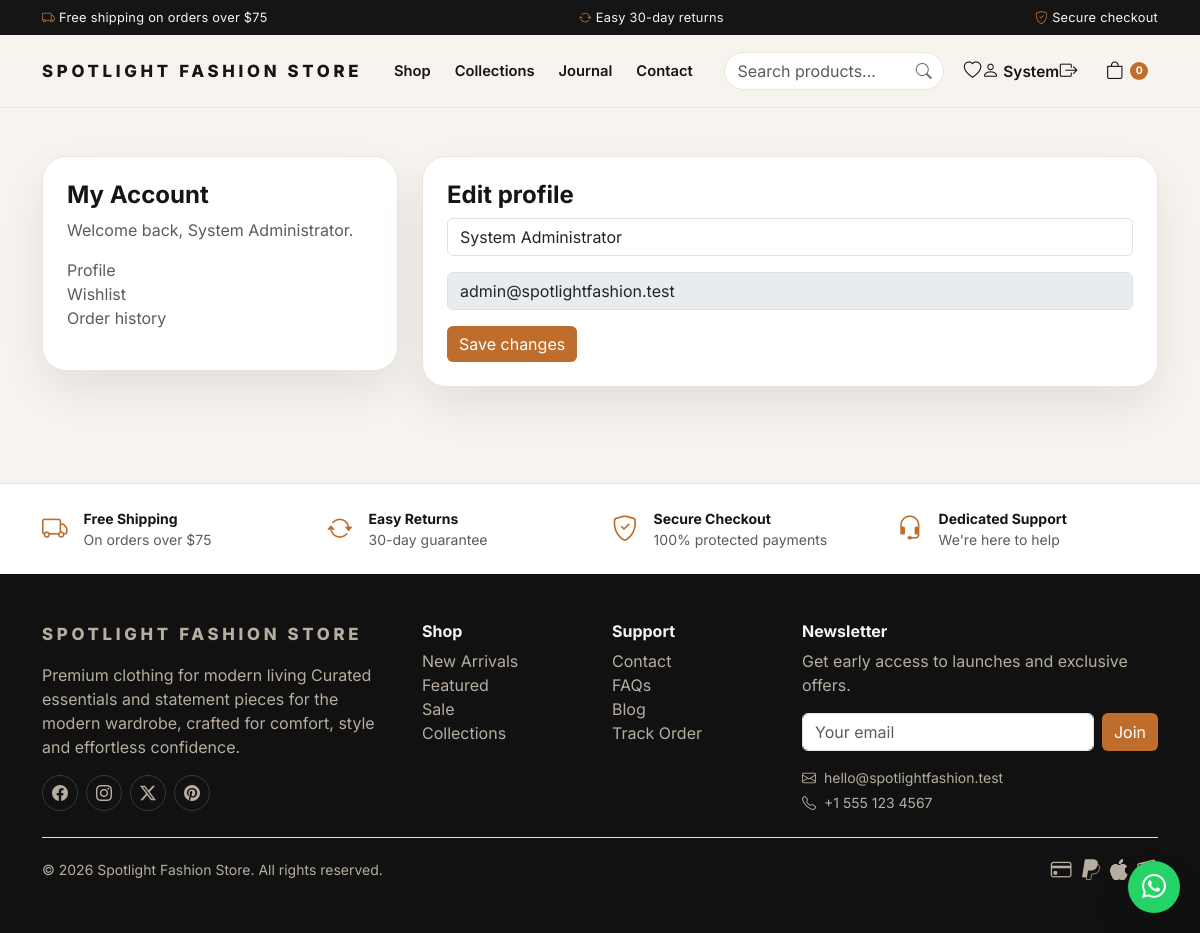
/User/profile.php (signed in), run on the app's committed database.
### tables this page shows
CREATE TABLE IF NOT EXISTS settings (
    id INT UNSIGNED AUTO_INCREMENT PRIMARY KEY,
    setting_key VARCHAR(100) NOT NULL UNIQUE,
    setting_value TEXT NULL,
    created_at TIMESTAMP DEFAULT CURRENT_TIMESTAMP,
    updated_at TIMESTAMP DEFAULT CURRENT_TIMESTAMP ON UPDATE CURRENT_TIMESTAMP,
    INDEX idx_setting_key (setting_key)
);

CREATE TABLE IF NOT EXISTS users (
    id INT UNSIGNED AUTO_INCREMENT PRIMARY KEY,
    full_name VARCHAR(150) NOT NULL,
    email VARCHAR(180) NOT NULL UNIQUE,
    password_hash VARCHAR(255) NOT NULL,
    role ENUM('admin','customer') NOT NULL DEFAULT 'customer',
    is_active TINYINT(1) DEFAULT 1,
    email_verified TINYINT(1) DEFAULT 0,
    created_at TIMESTAMP DEFAULT CURRENT_TIMESTAMP,
    updated_at TIMESTAMP DEFAULT CURRENT_TIMESTAMP ON UPDATE CURRENT_TIMESTAMP,
    INDEX idx_users_email (email)
);

### Includes/functions.php (called while the page is built, shortened)
<?php
function db(): PDO {
    static $pdo = null;
    if ($pdo instanceof PDO) {
        return $pdo;
    }
    $dsn = 'mysql:host=' . DB_HOST . ';port=' . DB_PORT . ';dbname=' . DB_NAME . ';charset=utf8mb4';
    try {
        $pdo = new PDO($dsn, DB_USER, DB_PASS, [
            PDO::ATTR_ERRMODE => PDO::ERRMODE_EXCEPTION,
            PDO::ATTR_DEFAULT_FETCH_MODE => PDO::FETCH_ASSOC,
            PDO::ATTR_EMULATE_PREPARES => false,
        ]);
        return $pdo;
    } catch (PDOException $exception) {
        throw new RuntimeException('Database connection failed: ' . $exception->getMessage());
    }
}
function e(string $value): string {
    return htmlspecialchars($value, ENT_QUOTES, 'UTF-8');
}
function get_setting(string $key, string $default = ''): string {
    try {
        $stmt = db()->prepare('SELECT setting_value FROM settings WHERE setting_key = ? LIMIT 1');
        $stmt->execute([$key]);
        $row = $stmt->fetch();
        return $row['setting_value'] ?? $default;
    } catch (Throwable $exception) {
        return $default;
    }
}
function get_cart_count(): int {
    return isset($_SESSION['cart']) ? count($_SESSION['cart']) : 0;
}

### User/profile.php (the view, shortened to what this page needs)
<?php
require_once __DIR__ . '/../Includes/header.php';
$userId = (int) $_SESSION['user_id'];
$profile = db()->prepare('SELECT full_name, email, created_at FROM users WHERE id = ? LIMIT 1');
$profile->execute([$userId]);
$user = $profile->fetch();
?>
<section class="container py-5">
    <div class="row g-4">
        <div class="col-lg-4">
            <div class="section-card p-4">
                <h4 class="fw-bold">My Account</h4>
                <p class="text-muted">Welcome back, <?php echo e($user['full_name'] ?? 'guest'); ?>.</p>
                <ul class="list-unstyled text-muted">
                    <li><a href="profile.php">Profile</a></li>
                    <li><a href="wishlist.php">Wishlist</a></li>
                    <li><a href="orders.php">Order history</a></li>
                </ul>
            </div>
        </div>
        <div class="col-lg-8">
            <div class="section-card p-4">
                <h4 class="fw-bold">Edit profile</h4>
                <form method="post">
                    <div class="mb-3"><input class="form-control" name="name" value="<?php echo e($user['full_name'] ?? ''); ?>" required></div>
                    <div class="mb-3"><input class="form-control" value="<?php echo e($user['email'] ?? ''); ?>" disabled></div>
                    <button class="btn btn-accent" type="submit">Save changes</button>
                </form>
            </div>
        </div>
    </div>
</section>
<?php require_once __DIR__ . '/../Includes/footer.php'; ?>

### Includes/header.php (shortened to what this page needs)
<?php
require_once __DIR__ . '/functions.php';
$cartCount = get_cart_count();
$siteName = get_setting('site_name', SITE_NAME);
$siteTagline = get_setting('site_tagline', 'Premium fashion for modern living.');
$currentPage = basename($_SERVER['SCRIPT_NAME']);
$navLinks = [
    'shop.php' => 'Shop',
    'index.php#collections' => 'Collections',
    'index.php#blog' => 'Journal',
    'index.php#contact' => 'Contact',
];
?><!DOCTYPE html>
<html lang="en">
<head>
    <link rel="stylesheet" href="https://cdn.jsdelivr.net/npm/bootstrap@5.3.3/dist/css/bootstrap.min.css">
    <link rel="stylesheet" href="https://cdn.jsdelivr.net/npm/bootstrap-icons@1.11.3/font/bootstrap-icons.css">
    <link rel="stylesheet" href="<?php echo ASSET_URL; ?>css/style.css">
</head>
<body>
<div class="announce-bar">
    <div class="container d-flex justify-content-center justify-content-md-between align-items-center flex-wrap gap-1 py-2">
        <span class="d-none d-md-inline"><i class="bi bi-truck me-1"></i>Free shipping on orders over $75</span>
        <span><i class="bi bi-arrow-repeat me-1"></i>Easy 30-day returns</span>
        <span class="d-none d-md-inline"><i class="bi bi-shield-check me-1"></i>Secure checkout</span>
    </div>
</div>
<header class="topbar">
    <div class="container py-3 d-flex justify-content-between align-items-center gap-3">
        <a class="brand" href="<?php echo BASE_URL; ?>">
            <?php echo e($siteName); ?>
        </a>
        <nav class="d-none d-lg-flex gap-4 align-items-center main-nav">
            <?php foreach ($navLinks as $href => $label): ?>
                <a href="<?php echo BASE_URL . $href; ?>" class="<?php echo (strpos($href, '#') === false && $currentPage === $href) ? 'active' : ''; ?>"><?php echo e($label); ?></a>
            <?php endforeach; ?>
        </nav>
        <div class="d-flex align-items-center gap-1 gap-md-2">
            <form class="search-form d-none d-md-flex" action="<?php echo BASE_URL; ?>shop.php" method="get" role="search">
                <input class="form-control" type="search" name="q" placeholder="Search products…" aria-label="Search products">
                <button type="submit" aria-label="Search"><i class="bi bi-search"></i></button>
            </form>
            <a class="icon-btn d-none d-sm-inline-flex" href="<?php echo BASE_URL; ?>User/wishlist.php" aria-label="Wishlist" title="Wishlist"><i class="bi bi-heart"></i></a>
            <a class="icon-btn" href="<?php echo isset($_SESSION['user_id']) ? BASE_URL . 'User/profile.php' : BASE_URL . 'login.php'; ?>" aria-label="Account" title="Account">
                <i class="bi bi-person"></i>
                <span class="d-none d-lg-inline ms-1 small fw-semibold"><?php echo isset($_SESSION['user_name']) ? e(explode(' ', $_SESSION['user_name'])[0]) : 'Account'; ?></span>
            </a>
            <?php if (isset($_SESSION['user_id'])): ?>
                <a class="icon-btn d-none d-sm-inline-flex" href="<?php echo BASE_URL; ?>logout.php" aria-label="Logout" title="Logout"><i class="bi bi-box-arrow-right"></i></a>
            <?php endif; ?>
            <a class="icon-btn cart-btn" href="<?php echo BASE_URL; ?>cart.php" aria-label="Cart">
                <i class="bi bi-bag"></i>
                <span class="cart-count" data-cart-count><?php echo (int) $cartCount; ?></span>
            </a>
        </div>
    </div>
</header>
<main class="pb-5">

### Includes/footer.php (shortened to what this page needs)
</main>
<section class="usp-bar py-4">
    <div class="container">
        <div class="row g-4 text-center text-md-start">
            <div class="col-6 col-md-3 d-flex align-items-center gap-3 justify-content-center justify-content-md-start">
                <i class="bi bi-truck"></i>
                <div>
                    <div class="fw-bold small">Free Shipping</div>
                    <div class="text-muted small">On orders over $75</div>
                </div>
            </div>
            <div class="col-6 col-md-3 d-flex align-items-center gap-3 justify-content-center justify-content-md-start">
                <i class="bi bi-arrow-repeat"></i>
                <div>
                    <div class="fw-bold small">Easy Returns</div>
                    <div class="text-muted small">30-day guarantee</div>
                </div>
            </div>
            <div class="col-6 col-md-3 d-flex align-items-center gap-3 justify-content-center justify-content-md-start">
                <i class="bi bi-shield-check"></i>
                <div>
                    <div class="fw-bold small">Secure Checkout</div>
                    <div class="text-muted small">100% protected payments</div>
                </div>
            </div>
            <div class="col-6 col-md-3 d-flex align-items-center gap-3 justify-content-center justify-content-md-start">
                <i class="bi bi-headset"></i>
                <div>
                    <div class="fw-bold small">Dedicated Support</div>
                    <div class="text-muted small">We're here to help</div>
                </div>
            </div>
        </div>
    </div>
</section>
<footer class="footer py-5">
    <div class="container">
        <div class="row g-4">
            <div class="col-lg-4">
                <a class="brand d-inline-block mb-3" href="<?php echo BASE_URL; ?>"><?php echo e($siteName); ?></a>
                <p class="text-muted"><?php echo e($siteTagline); ?> Curated essentials and statement pieces for the modern wardrobe, crafted for comfort, style and effortless confidence.</p>
                <div class="d-flex gap-2 mt-3 footer-social">
                    <a href="#" aria-label="Facebook"><i class="bi bi-facebook"></i></a>
                    <a href="#" aria-label="Instagram"><i class="bi bi-instagram"></i></a>
                    <a href="#" aria-label="Twitter"><i class="bi bi-twitter-x"></i></a>
                    <a href="#" aria-label="Pinterest"><i class="bi bi-pinterest"></i></a>
                </div>
            </div>
            <div class="col-6 col-lg-2">
                <h6 class="fw-bold">Shop</h6>
                <ul class="list-unstyled text-muted">
                    <li><a href="<?php echo BASE_URL; ?>shop.php">New Arrivals</a></li>
                    <li><a href="<?php echo BASE_URL; ?>shop.php">Featured</a></li>
                    <li><a href="<?php echo BASE_URL; ?>shop.php">Sale</a></li>
                    <li><a href="<?php echo BASE_URL; ?>index.php#collections">Collections</a></li>
                </ul>
            </div>
            <div class="col-6 col-lg-2">
                <h6 class="fw-bold">Support</h6>
                <ul class="list-unstyled text-muted">
                    <li><a href="<?php echo BASE_URL; ?>index.php#contact">Contact</a></li>
                    <li><a href="<?php echo BASE_URL; ?>index.php#faq">FAQs</a></li>
                    <li><a href="<?php echo BASE_URL; ?>index.php#blog">Blog</a></li>
                    <li><a href="<?php echo BASE_URL; ?>cart.php">Track Order</a></li>
                </ul>
            </div>
            <div class="col-lg-4">
                <h6 class="fw-bold">Newsletter</h6>
                <p class="text-muted">Get early access to launches and exclusive offers.</p>
                <form class="newsletter-form d-flex gap-2" method="post" action="<?php echo BASE_URL; ?>index.php">
                    <input class="form-control" type="email" name="email" placeholder="Your email" required>
                    <button class="btn btn-accent" type="submit">Join</button>
                </form>
                <div class="d-flex align-items-center gap-2 text-muted small mt-3">
                    <i class="bi bi-envelope"></i><span><?php echo e(SITE_EMAIL); ?></span>
                </div>
                <div class="d-flex align-items-center gap-2 text-muted small mt-1">
                    <i class="bi bi-telephone"></i><span><?php echo e(SITE_PHONE); ?></span>
                </div>
            </div>
        </div>
        <div class="d-flex flex-column flex-md-row justify-content-between align-items-center gap-2 border-top mt-4 pt-3 text-muted small">
            <span>&copy; <?php echo date('Y'); ?> <?php echo e($siteName); ?>. All rights reserved.</span>
            <div class="d-flex align-items-center gap-2 payment-icons">
                <i class="bi bi-credit-card"></i>
                <i class="bi bi-paypal"></i>
                <i class="bi bi-apple"></i>
            </div>
        </div>
    </div>
</footer>
<a class="whatsapp-float" href="https://wa.me/15551234567" target="_blank" rel="noopener" aria-label="Chat on WhatsApp">
    <i class="bi bi-whatsapp"></i>
</a>
</body>
</html>

### Assets/css/style.css (style rules this page uses)
:root { --bg: #f7f4ef; --surface: #fffdf9; --text: #151515; --muted: #6b6b6b; --accent: #be6d2c; --accent-dark: #8b4613; --accent-light: #f6e6d8; --border: #ece4db; --shadow: 0 20px 45px rgba(17, 17, 17, 0.08); --shadow-sm: 0 8px 20px rgba(17, 17, 17, 0.06); --radius-lg: 1.5rem; --radius-md: 1rem; }
* { box-sizing: border-box; }
html { scroll-behavior: smooth; scroll-padding-top: 6.5rem; }
body { font-family: "Inter", sans-serif; background: var(--bg); color: var(--text); overflow-x: hidden; }
a { text-decoration: none; color: inherit; }
.btn-accent { background: var(--accent); color: white; border: none; }
.announce-bar { background: var(--text); color: #f7f4ef; font-size: 0.8rem; letter-spacing: 0.02em; }
.announce-bar i { color: var(--accent); }
.brand { font-weight: 800; letter-spacing: 0.22em; text-transform: uppercase; font-size: 1.05rem; white-space: nowrap; }
.topbar { position: sticky; top: 0; z-index: 1030; background: rgba(247, 244, 239, 0.95); backdrop-filter: blur(14px); border-bottom: 1px solid var(--border); }
.main-nav a { position: relative; font-weight: 600; font-size: 0.92rem; color: var(--text); padding: 0.35rem 0; }
.main-nav a::after { content: ""; position: absolute; left: 0; bottom: -2px; width: 0; height: 2px; background: var(--accent); transition: width 0.2s ease; }
.search-form { position: relative; align-items: center; }
.search-form .form-control { width: 220px; border-radius: 999px; padding-right: 2.5rem; border-color: var(--border); background: white; }
.search-form button { position: absolute; right: 0.3rem; top: 50%; transform: translateY(-50%); border: none; background: transparent; color: var(--muted); width: 2rem; height: 2rem; border-radius: 50%; display: flex; align-items: center; justify-content: center; }
.icon-btn { position: relative; display: inline-flex; align-items: center; justify-content: center; width: 2.5rem; height: 2.5rem; border-radius: 50%; font-size: 1.1rem; color: var(--text); transition: background 0.2s ease, color 0.2s ease; }
.icon-btn.cart-btn { width: auto; padding: 0 0.6rem; gap: 0.25rem; }
.cart-count { position: absolute; top: -0.15rem; right: -0.15rem; background: var(--accent); color: white; font-size: 0.65rem; font-weight: 700; min-width: 1.15rem; height: 1.15rem; border-radius: 50%; display: flex; align-items: center; justify-content: center; padding: 0 0.2rem; }
.icon-btn.cart-btn .cart-count { position: static; margin-left: 0.15rem; }
.section-card { background: white; border-radius: var(--radius-lg); box-shadow: var(--shadow); border: 1px solid var(--border); }
.usp-bar { background: white; border-top: 1px solid var(--border); }
.usp-bar i { font-size: 1.6rem; color: var(--accent); flex-shrink: 0; }
.footer { background: #111; color: #f7f4ef; }
.footer a, .footer .text-muted, .footer p { color: #b7ada0 !important; }
.footer h5, .footer h6 { color: #f7f4ef; }
.footer-social a { width: 2.25rem; height: 2.25rem; border-radius: 50%; border: 1px solid #3a3a3a; display: inline-flex; align-items: center; justify-content: center; }
.payment-icons i { font-size: 1.3rem; }
.whatsapp-float { position: fixed; right: 1.25rem; bottom: 1.25rem; width: 3.25rem; height: 3.25rem; background: #25d366; color: white; border-radius: 50%; display: flex; align-items: center; justify-content: center; font-size: 1.5rem; box-shadow: var(--shadow); z-index: 1050; }

### data on the page
settings: setting_value "SPOTLIGHT FASHION STORE", setting_value "Spotlight Fashion Store"
users: full_name "System Administrator", name "System Administrator", email "admin@spotlightfashion.test"
settings: setting_value "Premium clothing for modern living"

### other printed values
$label "Shop"
$label "Collections"
$label "Journal"
$label "Contact"
explode(' ', $_SESSION['user_name'])[0] "System"
$cartCount "0"
SITE_EMAIL "hello@spotlightfashion.test"
SITE_PHONE "+1 555 123 4567"
